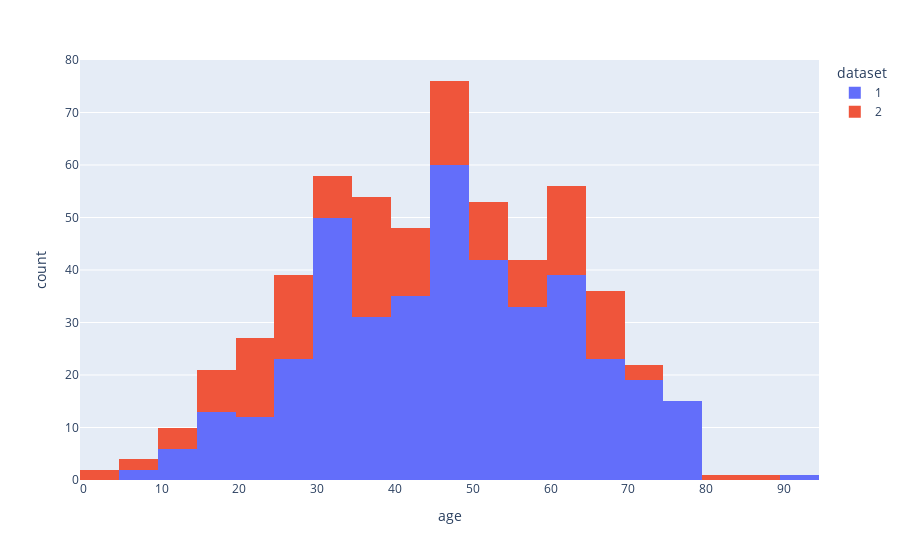
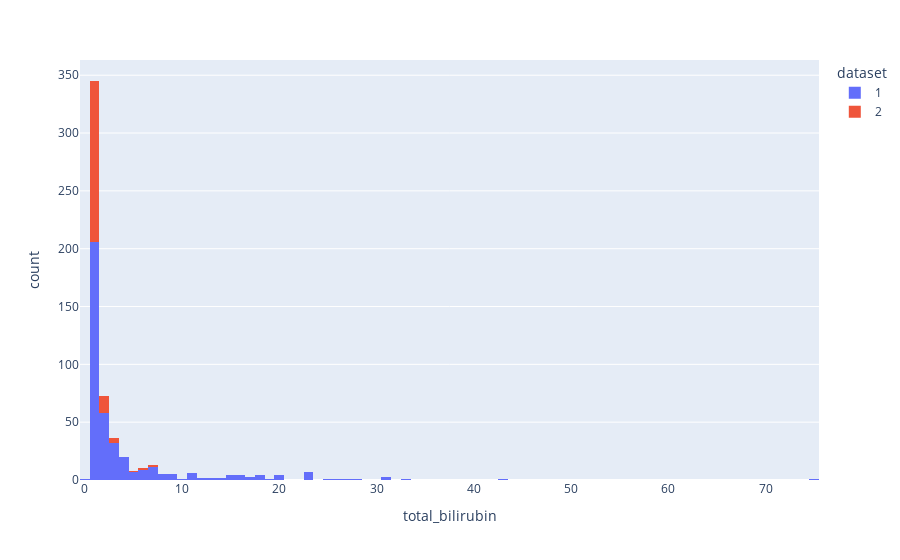
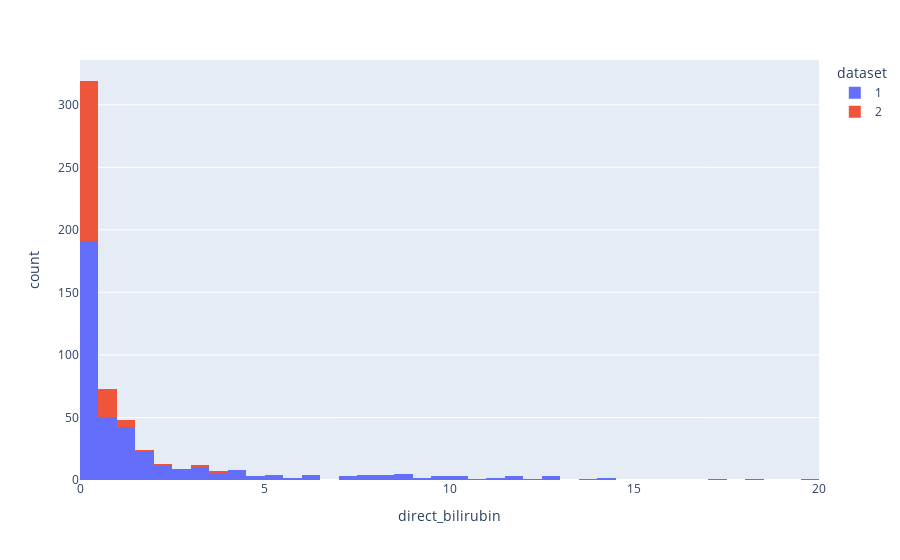
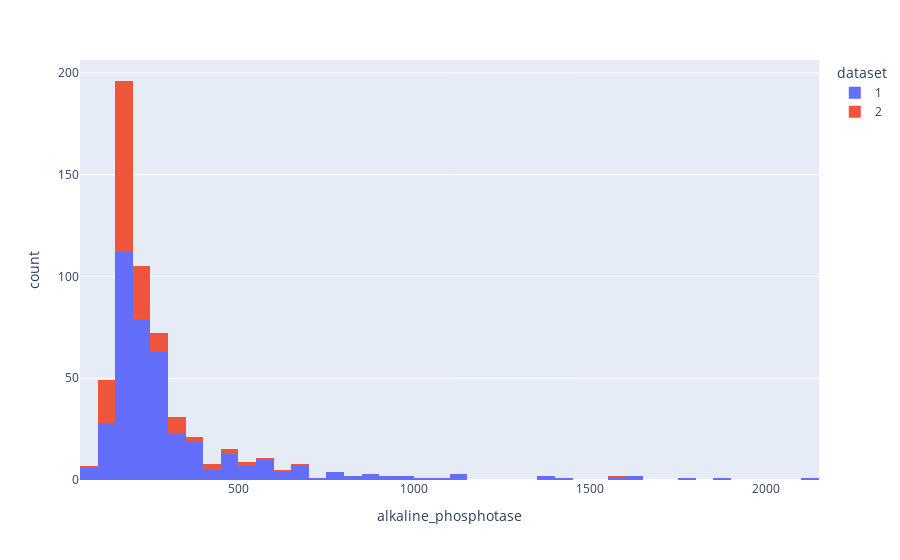

Write notebook code for charts like these, in order.
### Code cell
for col in num_col.columns:
    px.histogram(df,x=col,color='dataset').show()

### Figure 1 — Plotly figure (JSON) as saved in the notebook; plotly's stock layout.template omitted (floating-point values rounded to 4 significant figures; data arrays with more than 128 entries replaced by an {"elided": "..."} marker saying what was removed)
{"data": [{"bingroup": "x", "hovertemplate": "dataset=1<br>age=%{x}<br>count=%{y}<extra></extra>", "legendgroup": "1", "marker": {"color": "#636efa", "pattern": {"shape": ""}}, "name": "1", "orientation": "v", "showlegend": true, "type": "histogram", "x": {"elided": "404 int values"}, "xaxis": "x", "yaxis": "y"}, {"bingroup": "x", "hovertemplate": "dataset=2<br>age=%{x}<br>count=%{y}<extra></extra>", "legendgroup": "2", "marker": {"color": "#EF553B", "pattern": {"shape": ""}}, "name": "2", "orientation": "v", "showlegend": true, "type": "histogram", "x": {"elided": "162 int values"}, "xaxis": "x", "yaxis": "y"}], "layout": {"barmode": "relative", "legend": {"title": {"text": "dataset"}, "tracegroupgap": 0}, "margin": {"t": 60}, "xaxis": {"anchor": "y", "domain": [0, 1], "title": {"text": "age"}}, "yaxis": {"anchor": "x", "domain": [0, 1], "title": {"text": "count"}}}}

### Figure 2 — Plotly figure (JSON) as saved in the notebook; plotly's stock layout.template omitted (floating-point values rounded to 4 significant figures; data arrays with more than 128 entries replaced by an {"elided": "..."} marker saying what was removed)
{"data": [{"bingroup": "x", "hovertemplate": "dataset=1<br>total_bilirubin=%{x}<br>count=%{y}<extra></extra>", "legendgroup": "1", "marker": {"color": "#636efa", "pattern": {"shape": ""}}, "name": "1", "orientation": "v", "showlegend": true, "type": "histogram", "x": {"elided": "404 float values"}, "xaxis": "x", "yaxis": "y"}, {"bingroup": "x", "hovertemplate": "dataset=2<br>total_bilirubin=%{x}<br>count=%{y}<extra></extra>", "legendgroup": "2", "marker": {"color": "#EF553B", "pattern": {"shape": ""}}, "name": "2", "orientation": "v", "showlegend": true, "type": "histogram", "x": {"elided": "162 float values"}, "xaxis": "x", "yaxis": "y"}], "layout": {"barmode": "relative", "legend": {"title": {"text": "dataset"}, "tracegroupgap": 0}, "margin": {"t": 60}, "xaxis": {"anchor": "y", "domain": [0, 1], "title": {"text": "total_bilirubin"}}, "yaxis": {"anchor": "x", "domain": [0, 1], "title": {"text": "count"}}}}

### Figure 3 — Plotly figure (JSON) as saved in the notebook; plotly's stock layout.template omitted (floating-point values rounded to 4 significant figures; data arrays with more than 128 entries replaced by an {"elided": "..."} marker saying what was removed)
{"data": [{"bingroup": "x", "hovertemplate": "dataset=1<br>direct_bilirubin=%{x}<br>count=%{y}<extra></extra>", "legendgroup": "1", "marker": {"color": "#636efa", "pattern": {"shape": ""}}, "name": "1", "orientation": "v", "showlegend": true, "type": "histogram", "x": {"elided": "404 float values"}, "xaxis": "x", "yaxis": "y"}, {"bingroup": "x", "hovertemplate": "dataset=2<br>direct_bilirubin=%{x}<br>count=%{y}<extra></extra>", "legendgroup": "2", "marker": {"color": "#EF553B", "pattern": {"shape": ""}}, "name": "2", "orientation": "v", "showlegend": true, "type": "histogram", "x": {"elided": "162 float values"}, "xaxis": "x", "yaxis": "y"}], "layout": {"barmode": "relative", "legend": {"title": {"text": "dataset"}, "tracegroupgap": 0}, "margin": {"t": 60}, "xaxis": {"anchor": "y", "domain": [0, 1], "title": {"text": "direct_bilirubin"}}, "yaxis": {"anchor": "x", "domain": [0, 1], "title": {"text": "count"}}}}

### Figure 4 — Plotly figure (JSON) as saved in the notebook; plotly's stock layout.template omitted (floating-point values rounded to 4 significant figures; data arrays with more than 128 entries replaced by an {"elided": "..."} marker saying what was removed)
{"data": [{"bingroup": "x", "hovertemplate": "dataset=1<br>alkaline_phosphotase=%{x}<br>count=%{y}<extra></extra>", "legendgroup": "1", "marker": {"color": "#636efa", "pattern": {"shape": ""}}, "name": "1", "orientation": "v", "showlegend": true, "type": "histogram", "x": {"elided": "404 int values"}, "xaxis": "x", "yaxis": "y"}, {"bingroup": "x", "hovertemplate": "dataset=2<br>alkaline_phosphotase=%{x}<br>count=%{y}<extra></extra>", "legendgroup": "2", "marker": {"color": "#EF553B", "pattern": {"shape": ""}}, "name": "2", "orientation": "v", "showlegend": true, "type": "histogram", "x": {"elided": "162 int values"}, "xaxis": "x", "yaxis": "y"}], "layout": {"barmode": "relative", "legend": {"title": {"text": "dataset"}, "tracegroupgap": 0}, "margin": {"t": 60}, "xaxis": {"anchor": "y", "domain": [0, 1], "title": {"text": "alkaline_phosphotase"}}, "yaxis": {"anchor": "x", "domain": [0, 1], "title": {"text": "count"}}}}
